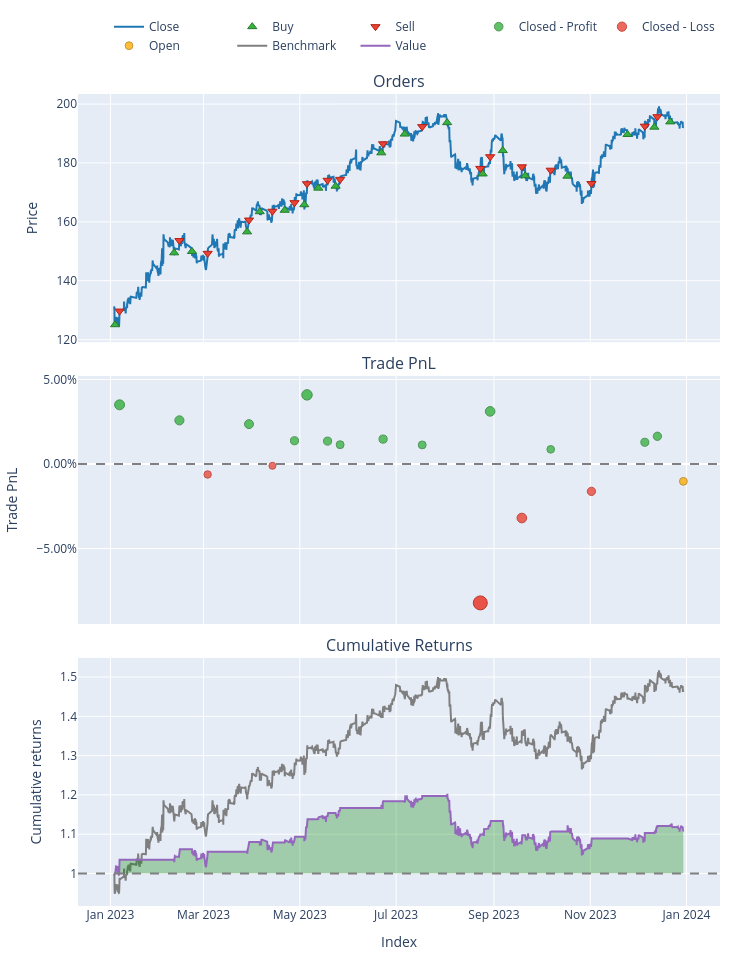

Here is the notebook cell this chart was saved with:
### Code cell
# Single Case RSI
rsi_values = talib.RSI(df['Close'].values, 14) 

# Define the signals based on continuous logic:
signals= np.where(rsi_values < 30, 1, 0) 
signals= np.where(rsi_values > 70, -1, signals)

entries = signals == 1
exits = signals == -1

pf = vbt.Portfolio.from_signals(
    close = df['Close'],
    entries=entries,
    exits=exits,
    init_cash=10000,
    fees=0.001,
    slippage=0.001
)
print(pf.total_return())
pf.plot().show()

### Figure 1 — Plotly figure (JSON) as saved in the notebook; plotly's stock layout.template omitted (floating-point values rounded to 4 significant figures; data arrays with more than 128 entries replaced by an {"elided": "..."} marker saying what was removed)
{"data": [{"legendgroup": "0", "line": {"color": "#1f77b4"}, "name": "Close", "showlegend": true, "type": "scatter", "uid": "16e85608-968d-431f-9b6f-fe331808431e", "x": {"elided": "3954 str values"}, "xaxis": "x", "y": {"elided": "3954 float values"}, "yaxis": "y"}, {"customdata": [[0, 79.87, 9.99], [2, 69.17, 10.34], [4, 70.73, 10.61], [6, 67.31, 10.54], [8, 66.01, 10.79], [10, 65.74, 10.78], [12, 65.89, 10.93], [14, 66.33, 11.37], [16, 66.97, 11.53], [18, 63.55, 11.66], [20, 62.33, 11.83], [22, 61.77, 11.96], [24, 62.3, 10.98], [26, 61.47, 11.32], [28, 62.4, 10.96], [30, 62.99, 11.06], [32, 57.35, 10.88], [34, 57.34, 11.02], [36, 57.74, 11.2]], "hovertemplate": "Order Id: %{customdata[0]}<br>Timestamp: %{x}<br>Price: %{y}<br>Size: %{customdata[1]:.6f}<br>Fees: %{customdata[2]:.6f}", "legendgroup": "1", "marker": {"color": "#37B13F", "line": {"color": "rgb(38,123,44)", "width": 1}, "size": 8, "symbol": "triangle-up"}, "mode": "markers", "name": "Buy", "type": "scatter", "uid": "120a5534-41bf-4fbe-9268-8afa31afb9c1", "x": ["2023-01-03T23:00:00+00:00", "2023-02-10T09:00:00+00:00", "2023-02-21T16:00:00+00:00", "2023-03-28T14:00:00+00:00", "2023-04-05T14:00:00+00:00", "2023-04-21T10:00:00+00:00", "2023-05-03T20:00:00+00:00", "2023-05-12T17:00:00+00:00", "2023-05-23T16:00:00+00:00", "2023-06-21T15:00:00+00:00", "2023-07-06T12:00:00+00:00", "2023-08-02T08:00:00+00:00", "2023-08-24T20:00:00+00:00", "2023-09-06T14:00:00+00:00", "2023-09-20T19:00:00+00:00", "2023-10-17T13:00:00+00:00", "2023-11-24T15:00:00+00:00", "2023-12-11T15:00:00+00:00", "2023-12-21T17:00:00+00:00"], "xaxis": "x", "y": [125.1, 149.5, 149.9, 156.6, 163.5, 163.9, 165.8, 171.5, 172.1, 183.4, 189.8, 193.7, 176.3, 184.2, 175.7, 175.5, 189.7, 192.2, 193.9], "yaxis": "y"}, {"customdata": [[1, 79.87, 10.36], [3, 69.17, 10.63], [5, 70.73, 10.56], [7, 67.31, 10.81], [9, 66.01, 10.8], [11, 65.74, 10.95], [13, 65.89, 11.39], [15, 66.33, 11.55], [17, 66.97, 11.68], [19, 63.55, 11.85], [21, 62.33, 11.99], [23, 61.77, 11.0], [25, 62.3, 11.35], [27, 61.47, 10.98], [29, 62.4, 11.08], [31, 62.99, 10.9], [33, 57.35, 11.04], [35, 57.34, 11.22]], "hovertemplate": "Order Id: %{customdata[0]}<br>Timestamp: %{x}<br>Price: %{y}<br>Size: %{customdata[1]:.6f}<br>Fees: %{customdata[2]:.6f}", "legendgroup": "2", "marker": {"color": "#EA4335", "line": {"color": "rgb(181,31,18)", "width": 1}, "size": 8, "symbol": "triangle-down"}, "mode": "markers", "name": "Sell", "type": "scatter", "uid": "fda33cea-0857-4a3c-a38b-c914ca61c02c", "x": ["2023-01-06T19:00:00+00:00", "2023-02-13T17:00:00+00:00", "2023-03-03T14:00:00+00:00", "2023-03-29T19:00:00+00:00", "2023-04-13T15:00:00+00:00", "2023-04-27T15:00:00+00:00", "2023-05-05T13:00:00+00:00", "2023-05-18T14:00:00+00:00", "2023-05-26T13:00:00+00:00", "2023-06-22T18:00:00+00:00", "2023-07-17T13:00:00+00:00", "2023-08-23T08:00:00+00:00", "2023-08-29T14:00:00+00:00", "2023-09-18T16:00:00+00:00", "2023-10-06T23:00:00+00:00", "2023-11-01T18:00:00+00:00", "2023-12-05T14:00:00+00:00", "2023-12-13T13:00:00+00:00"], "xaxis": "x", "y": [129.7, 153.7, 149.3, 160.6, 163.6, 166.5, 172.9, 174.1, 174.4, 186.5, 192.3, 178.1, 182.1, 178.7, 177.5, 173.0, 192.5, 195.7], "yaxis": "y"}, {"customdata": [[0, 0, 349.8, 0.03501], [1, 1, 266.9, 0.02581], [3, 3, 248.7, 0.0236], [5, 5, 148.4, 0.01377], [6, 6, 446.9, 0.0409], [7, 7, 154.1, 0.01355], [8, 8, 131.7, 0.01143], [9, 9, 171.7, 0.01472], [10, 10, 133.7, 0.01131], [12, 12, 341.9, 0.03114], [14, 14, 95.07, 0.008673], [16, 16, 140.0, 0.01287], [17, 17, 180.9, 0.01642]], "hovertemplate": "Exit Trade Id: %{customdata[0]}<br>Position Id: %{customdata[1]}<br>Exit Timestamp: %{x}<br>PnL: %{customdata[2]:.6f}<br>Return: %{customdata[3]:.2%}", "legendgroup": "3", "marker": {"color": "#37B13F", "line": {"color": "rgb(38,123,44)", "width": 1}, "opacity": [0.8128, 0.7958, 0.7917, 0.7735, 0.8237, 0.7731, 0.7692, 0.7753, 0.769, 0.8056, 0.7641, 0.7718, 0.7784], "size": [9.93, 9.136, 8.945, 8.097, 10.44, 8.078, 7.895, 8.18, 7.884, 9.596, 7.657, 8.019, 8.325], "symbol": "circle"}, "mode": "markers", "name": "Closed - Profit", "type": "scatter", "uid": "814695aa-175a-4f7d-86d2-436c18b30f03", "x": ["2023-01-06T19:00:00+00:00", "2023-02-13T17:00:00+00:00", "2023-03-29T19:00:00+00:00", "2023-04-27T15:00:00+00:00", "2023-05-05T13:00:00+00:00", "2023-05-18T14:00:00+00:00", "2023-05-26T13:00:00+00:00", "2023-06-22T18:00:00+00:00", "2023-07-17T13:00:00+00:00", "2023-08-29T14:00:00+00:00", "2023-10-06T23:00:00+00:00", "2023-12-05T14:00:00+00:00", "2023-12-13T13:00:00+00:00"], "xaxis": "x2", "y": [0.03501, 0.02581, 0.0236, 0.01377, 0.0409, 0.01355, 0.01143, 0.01472, 0.01131, 0.03114, 0.008673, 0.01287, 0.01642], "yaxis": "y2"}, {"customdata": [[2, 2, -65.68, -0.006193], [4, 4, -11.42, -0.001059], [11, 11, -982.9, -0.08216], [13, 13, -361.7, -0.03195], [15, 15, -178.9, -0.01618]], "hovertemplate": "Exit Trade Id: %{customdata[0]}<br>Position Id: %{customdata[1]}<br>Exit Timestamp: %{x}<br>PnL: %{customdata[2]:.6f}<br>Return: %{customdata[3]:.2%}", "legendgroup": "4", "marker": {"color": "#EA4335", "line": {"color": "rgb(181,31,18)", "width": 1}, "opacity": [0.7595, 0.75, 0.9, 0.8071, 0.778], "size": [7.443, 7, 14, 9.666, 8.305], "symbol": "circle"}, "mode": "markers", "name": "Closed - Loss", "type": "scatter", "uid": "d1705368-3e9b-4db6-a4e7-1deba8f3b570", "x": ["2023-03-03T14:00:00+00:00", "2023-04-13T15:00:00+00:00", "2023-08-23T08:00:00+00:00", "2023-09-18T16:00:00+00:00", "2023-11-01T18:00:00+00:00"], "xaxis": "x2", "y": [-0.006193, -0.001059, -0.08216, -0.03195, -0.01618], "yaxis": "y2"}, {"customdata": [[18, 18, -114.8, -0.01025]], "hovertemplate": "Exit Trade Id: %{customdata[0]}<br>Position Id: %{customdata[1]}<br>Exit Timestamp: %{x}<br>PnL: %{customdata[2]:.6f}<br>Return: %{customdata[3]:.2%}", "legendgroup": "5", "marker": {"color": "#FFAA00", "line": {"color": "rgb(178,118,0)", "width": 1}, "opacity": [0.767], "size": [7.793], "symbol": "circle"}, "mode": "markers", "name": "Open", "type": "scatter", "uid": "eb49d272-0977-4196-99b7-46656dff216c", "x": ["2023-12-30T00:00:00+00:00"], "xaxis": "x2", "y": [-0.01025], "yaxis": "y2"}, {"legendgroup": "6", "line": {"color": "#7f7f7f"}, "name": "Benchmark", "showlegend": true, "type": "scatter", "uid": "e5fd3d22-4396-499a-81f6-0e5e1f672e30", "x": {"elided": "3954 str values"}, "xaxis": "x3", "y": {"elided": "3954 float values"}, "yaxis": "y3"}, {"hoverinfo": "skip", "legendgroup": "7", "line": {"color": "rgba(0, 0, 0, 0)", "width": 0}, "opacity": 0, "showlegend": false, "type": "scatter", "uid": "ef50ea2a-4a16-4a36-b169-bb4e248af68f", "x": {"elided": "3954 str values"}, "xaxis": "x3", "y": {"elided": "3954 int values"}, "yaxis": "y3"}, {"connectgaps": false, "fill": "tonexty", "fillcolor": "rgba(0, 128, 0, 0.3)", "hoverinfo": "skip", "legendgroup": "7", "line": {"color": "rgba(0, 0, 0, 0)", "width": 0}, "opacity": 0, "showlegend": false, "type": "scatter", "uid": "0d903409-a87f-4aeb-8085-ebcc714ab7b3", "x": {"elided": "3954 str values"}, "xaxis": "x3", "y": {"elided": "3954 float values"}, "yaxis": "y3"}, {"hoverinfo": "skip", "legendgroup": "7", "line": {"color": "rgba(0, 0, 0, 0)", "width": 0}, "opacity": 0, "showlegend": false, "type": "scatter", "uid": "61903e19-b4fc-4ea2-967d-339df4a0ebf5", "x": {"elided": "3954 str values"}, "xaxis": "x3", "y": {"elided": "3954 int values"}, "yaxis": "y3"}, {"connectgaps": false, "fill": "tonexty", "fillcolor": "rgba(255, 0, 0, 0.3)", "hoverinfo": "skip", "legendgroup": "7", "line": {"color": "rgba(0, 0, 0, 0)", "width": 0}, "opacity": 0, "showlegend": false, "type": "scatter", "uid": "961055bc-a3ed-40cd-8c53-fac6e73ddda2", "x": {"elided": "3954 str values"}, "xaxis": "x3", "y": {"elided": "3954 float values"}, "yaxis": "y3"}, {"legendgroup": "8", "line": {"color": "#9467bd"}, "name": "Value", "showlegend": true, "type": "scatter", "uid": "5165f954-f515-4347-9528-600883bfd1f9", "x": {"elided": "3954 str values"}, "xaxis": "x3", "y": {"elided": "3954 float values"}, "yaxis": "y3"}, {"hoverinfo": "skip", "legendgroup": "7", "line": {"color": "rgba(0, 0, 0, 0)", "width": 0}, "opacity": 0, "showlegend": false, "type": "scatter", "uid": "f93ff926-3f29-46f3-b523-f60623ce45ac", "x": {"elided": "3954 str values"}, "xaxis": "x3", "y": {"elided": "3954 int values"}, "yaxis": "y3"}], "layout": {"annotations": [{"font": {"size": 16}, "showarrow": false, "text": "Orders", "x": 0.5, "xanchor": "center", "xref": "paper", "y": 1, "yanchor": "bottom", "yref": "paper"}, {"font": {"size": 16}, "showarrow": false, "text": "Trade PnL", "x": 0.5, "xanchor": "center", "xref": "paper", "y": 0.6528, "yanchor": "bottom", "yref": "paper"}, {"font": {"size": 16}, "showarrow": false, "text": "Cumulative Returns", "x": 0.5, "xanchor": "center", "xref": "paper", "y": 0.3056, "yanchor": "bottom", "yref": "paper"}], "height": 960, "legend": {"orientation": "h", "traceorder": "normal", "x": 1, "xanchor": "right", "y": 1.042, "yanchor": "bottom"}, "margin": {"b": 30, "l": 30, "r": 30, "t": 30}, "shapes": [{"line": {"color": "gray", "dash": "dash"}, "type": "line", "x0": 0, "x1": 1, "xref": "paper", "y0": 0, "y1": 0, "yref": "y2"}, {"line": {"color": "gray", "dash": "dash"}, "type": "line", "x0": 0, "x1": 1, "xref": "paper", "y0": 1, "y1": 1, "yref": "y3"}], "showlegend": true, "width": 750, "xaxis": {"anchor": "y", "domain": [0, 1], "matches": "x3", "showticklabels": false}, "xaxis2": {"anchor": "y2", "domain": [0, 1], "matches": "x3", "showticklabels": false}, "xaxis3": {"anchor": "y3", "domain": [0, 1], "title": {"text": "Index"}}, "yaxis": {"anchor": "x", "domain": [0.6944, 1], "title": {"text": "Price"}}, "yaxis2": {"anchor": "x2", "domain": [0.3472, 0.6528], "tickformat": ".2%", "title": {"text": "Trade PnL"}}, "yaxis3": {"anchor": "x3", "domain": [0, 0.3056], "title": {"text": "Cumulative returns"}}}}
